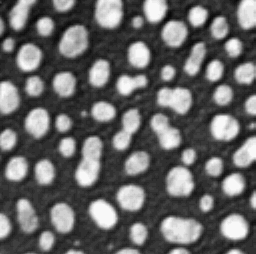
#> input picture materials/data/blobs.png, 256 x 254 px, found by its file name
$ jupyter execute --allow-errors E04_python_foundations_2.ipynb   (shell and % lines are left out)
#> lines starting #> are read from the running program, lines starting #| are printed output that depends on the picture
## Introduction to Python basic syntax - 02

We will move from basic syntax to the powerful libraries that make Python the language of choice for scientific computing and data analysis.

### About this Notebook
We will learn how to work with packages in Python and explore some of the important packages of the scientific Python ecosystem.

Covered packages in this notebook:
- some built-in Python packages (**random, math ...**)
- **NumPy**: Numerical Python for high-performance numerical operations on arrays.
- **scikit-image**: For reading, writing, and processing images.
- **Matplotlib**: For creating publication-quality plots and visualizations.

---
### Lesson 1: Importing Packages

In Python, packages (libraries) are collections of pre-written code (modules) that include functions, classes, and variables designed to help with specific tasks.

Before you can use them, you need to import the libraries. For that we use the `import` keyword.

```python
import package_name
```

**Conventions**:
- We usually import packages at the very top of the notebook/script.
- We give packages a shorter 'alias' to make our code cleaner - some common aliases are `np` for NumPy or `pd` for pandas.
- It is common to import only the parts of a package you need, rather than the whole thing.
- Avoid using package`s names with your own variables/functions.
    ```python

    import numpy as np
    np = 20 # This is a bad practice as it shadows the 'np' library
    ```

[cell 1]
# Import the entire `random` library under its full name.
import random
# To use it: random.function_name()

# Import the `numpy` library and give it an alias 'np'.
import numpy as np
# To use it: np.function_name()

# Import only specific modules or functions (`io`, `filters`) from the `skimage` package.
from skimage import io, filters
# To use them: io.function_name(), filters.function_name()

[cell 2]
# If you try to import a package that is not installed or if you have a typo,
# Python will raise a ModuleNotFoundError.

import pillow as pil

---
---
### Lesson 2: Working with Packages

Objects in Python have attributes (data or properties about the object) and methods (functions that belong to the object).

We access them using dot notation: object.attribute or object.method().

You can use the built-in dir() function to see a list of all available attributes and methods for an object.

[cell 3]
import random
print(dir(random))

[cell 4]
# We use . to access methods and attributes of an object.
# Example use of the random library to simulate rolling two six-sided dice 10 times

for i in range(10):
    dice_roll = random.randint(1,6) # randint is a method of the random library
    print(dice_roll, end=', ')

#### --- Important skill: How to get help ---
- Ways to get help in Jupyter Notebooks:
    - Use the help() function: help(np.mean)
    - Use the ? operator for a quick summary: np.mean?
    - Use the ?? operator to see the source code: np.mean??
    - Hover over the function name with your mouse cursor.
- Official documentation - e.g. for **NumPy:** [https://numpy.org/doc/stable/](https://numpy.org/doc/stable/)
- Forums like Stack Overflow are also very useful.

[cell 5]
import numpy as np
help(np.mean)

#> (a cell that did not finish here is left out)

#> (a cell that did not finish here is left out)

[cell 8]
from skimage import io
print(io.__doc__)

##### --- ***Exercise*** ---

Import library `math` and use it to calculate squared root of defined varible **value**.

[cell 9]
value = 135

# Your code here...

---
---

#### Lesson 3: NumPy

NumPy (Numerical Python) is an essential library in the Python data science ecosystem.

It can handle large multidimensional arrays and matrices.

---

** NumPy arrays vs. Python lists:**

Python lists:
- can store elements of different types
- available without imports
- slow for numerical computation: operations over many elements require Python loops

NumPy Arrays:
- all elements share the same data type
- fast numerical operations: fast and efficient vectorized operations

[cell 10]
import numpy as np

my_list = [1, 2, 3, 4, 5]
my_array = np.array(my_list)

print("This is a Python list:", my_list)
print("This is a NumPy array:", my_array)
print("The type of the array is:", type(my_array))

[cell 11]
# --- Array Math (Vectorization) ---
# This is NumPy's superpower. No for loops needed!

# Let's try to add 10 to every element.
# With a list:
list_result = []
for item in my_list:
    list_result.append(item + 10)
print("List result (with loop):", list_result)

# With a NumPy array:
array_result = my_array + 10
print("Array result (no loop!):", array_result)

[cell 12]
# Compare how long it takes to add 1 to all values of list/numpy array

py_list = list(range(1000))
np_array = np.array(py_list)

# Timing Python list (loop)
[item + 1 for item in py_list]

# Timing NumPy array (vectorized)
np_array + 1

**Why NumPy for images**
- Images are essentially arrays of numbers
    - each pixel corresponds to a numerical value that represents the measured signal
- In microscopy and other scientific imaging, an image can be thought of as a 2D array (for a single channel) or a 3+D array when dealing with color channels, z-stacks, or time series.

[doi link](10.1093/llc/fqy085)

**Multi-dimensionality & array operations**

##### 2D arrays (matrices)

[cell 13]
# NumPy arrays can be multi-dimensional

# A 2D array is a matrix
array_2d = np.array([[1, 2, 3], [4, 5, 6]])
print("2D Array:\n", array_2d)

[cell 14]
# Same vectorized operations apply to 2D arrays without any code changes.
# --- Scalar operations ---
array_plus_10 = array_2d + 10
array_times_2 = array_2d * 2

print(array_plus_10)
print()
print(array_times_2)

[cell 15]
# --- Element-wise array–array operations ---
array_sum = array_2d + array_2d
array_product = array_2d * array_2d  # element-wise multiplication

print('array sum: ', array_sum)
print()
print('array product', array_product)

[cell 16]
# Indexing and slicing in 2D arrays: [row, column]
# reminder: Python indexing strats from 0

print("Input 2d array:\n", array_2d, '\n')

print(array_2d[1, 2],  " -- element at 2nd row, 3rd column\n")

print(array_2d[0, :],  " -- first row\n") # all columns of the first row

print(array_2d[:, 1], " -- second column") # all rows of the second column

print(array_2d[0:2, 0:2], " -- sub-array (first two rows, first two columns)\n")

[cell 17]
# The :: operator is shorthand for step slicing:
arr = np.arange(10)  # [0 1 2 3 4 5 6 7 8 9]

print(arr)
print(arr[::2])   # Every 2nd element -> [0 2 4 6 8]
print(arr[1::2])  # Every 2nd element starting at index 1 -> [1 3 5 7 9]
print(arr[::-1])  # Reverse array -> [9 8 7 6 5 4 3 2 1 0]
print(arr[::-2])  # Every 2nd element in reverse array -> [9 7 5 3 1]

[cell 18]
# in 2D arrays
matrix = np.array([
    [1, 2, 3, 4],
    [5 , 6, 7, 8],
    [9, 10, 11, 12]
    ])

print(matrix)
print()
print(matrix[::2, ::2])

##### --- ***Exercises*** ---

Try to solve these slicing and indexing operations on given 1D array:
- Get every 3rd element.
- Get every other element from index 5 to 15 (including).
- Reverse the array.

[cell 19]
arr_1d = np.array([10, 11, 12, 13, 14, 15, 16, 17, 18, 19, 20, 25, 30, 35, 40, 45, 50])

# your code here

<details>
<summary>Click to see the example solution</summary>

```python
print(
    arr_1d[::3],
    arr_1d[5:16:2],
    arr_1d[::-1],
    sep='\n'
)
```

Try to solve these requests by slicing and indexing operations on given 2D array:
- Extract the first column.
- Extract the last row.
- Get the 2×2 block in the center.
- Get every other row.

[cell 20]
arr_2d = np.array([
    [ 1, 10, 20, 30],
    [-1, 11, 22, 30],
    [ 1, 33, 44,  6],
    [-1, -1, -1, -1]
])

# your code here

<details>
<summary>Click to see the example solution</summary>

```python
print(
    arr_2d[:, 0],
    arr_2d[-1, :],
    arr_2d[1:3, 1:3],
    arr_2d[::2, :],
sep='\n'
)
```

<br><br>

##### More than 2 dimensions

[cell 21]
# You can have arrays with more than 2 dimensions.
array_3d = np.array([[[1, 2], [3, 4]], [[5, 6], [7, 8]]])
print("3D Array:\n", array_3d)

[cell 22]
# Accessing an element in 3D array

print("All z-axis slices at position (1st row, 2nd column):")
print(array_3d[:, 0, 1])   # returns a 1D array along depth

print("\nSingle value at (2nd slice, 1st row, 2nd column):")
print(array_3d[1, 0, 1])   # returns a scalar

print("\nFull 2nd slice:")
print(array_3d[1, :, :])   # returns a 2D array

<br><br>

**NumPy methods and attributes:**

Key attributes:
- `.shape`: Returns a tuple representing the dimensions of the array (e.g., rows and columns for 2D arrays).
- `.size`: Returns the total number of elements in the array.
- `.dtype`: Returns the data type of the elements in the array (e.g., int32, float64).

Difference between type() and .dtype:
- `type()`: This function returns the type of the object itself. For example, if you have a NumPy array, `type()` will return `<class 'numpy.ndarray'>`, indicating that the object is a NumPy array.
- `.dtype`: This attribute is specific to NumPy arrays and indicates the data type of the array elements.

Initializing arrays:
- `np.zeros((shape))`: Creates an array of the given shape, filled with zeros.
- `np.ones((shape))`: Creates an array of the given shape, filled with ones.
- `np.random.rand(shape)`: Creates an array of the given shape, filled with random floats between 0 and 1.
- `np.arange(start, stop, step)`: Creates a 1D array with values from start to stop (exclusive) with a given step.

[cell 23]
# Create an array of zeros. This is useful for creating a blank image.
blank_image = np.zeros(shape=(8, 12), dtype='uint8') # 8 rows (height), 12 columns (width)
blank_image
#print(blank_image)

[cell 24]
print("Shape of the blank image:", blank_image.shape)
print("Data type:", blank_image.dtype)
print("Total number of pixels (size):", blank_image.size)

<br><br>
**NumPy Data Types (dtypes)**

NumPy arrays have a data type (dtype) that determines what kind of values they can hold and how much memory each element uses.

Choosing the right dtype is important for memory efficiency and correct computations, especially with large images or datasets.

*Notes for Image Analysis:*
- Images are often uint8 or uint16 = pixel values ranges from 0–255 or 0-65535.
- For calculations (e.g., averaging, filtering), it’s common to convert to float32 to avoid overflow or rounding errors.
- Label masks (e.g., segmented objects) often use int32 because you may have thousands of objects.
- Boolean arrays are great for masks and logical operations.

| dtype      | Description | Range / Notes | Typical Use |
|------------|-------------|---------------|-------------|
| `uint8`    | Unsigned 8-bit integer | 0 to 255 | Most common for grayscale images, such as single-channel images in microscopy. |
| `uint16`    | Unsigned 16-bit integer   | 0 to 65,535 | Used for higher dynamic range images. |
| `int32`    | Signed 32-bit integer   | -2,147,483,648 to 2,147,483,647 | Useful for counting objects, labels, or intermediate calculations in image analysis. |
| `float32`  | 32-bit floating point   | ~±3.4e38, 7 decimal digits precision | Common for image processing, computations with intensity values, or storing probabilistic /normalized data. |
| `bool`     | Boolean                 | `True` / `False` | Often used for masks, binary images, or filtering conditions. |

**Bit depth of images**

= how many discrete intensity values a pixel can store

A look up table (LUT) / colormap is just a mapping of of these discrete values to a displayed color/shade.

For example:
- 1-bit image = 2**1 discrete values (2), 0 and 1, black and white in grayscale (or any two colors, depending on the LUT)
- 3-bit image = 2**3 discrete values (8), 0 to 7, binary representations: [000, 001, 010, 011, 100, 101, 110, 111]

<br><br>
**NumPy Statistics**

Numpy offers comprehesive list of mathematical functions that can be applied to arrays.

Examples:
- `np.mean()`, `np.median()`, `np.std()`, `np.sum()`, `np.min()`, `np.max()`
- `np.sin()`, `np.cos()`, `np.exp()`, `np.log()`, `np.sqrt()`

[cell 25]
# Generate an array of random intensity values simulating a small image region
random_array = np.random.rand(100, 100) * 255 # 100x100 array with values 0-255

# Calculate basic statistics on the entire array
print("Mean:", np.mean(random_array))
print("Median:", np.median(random_array))
print("Standard deviation:", np.std(random_array))
print("Sum of all elements:", np.sum(random_array))
print("Maximum value", np.max(random_array))

[cell 26]
angles = np.array([0, np.pi/2, np.pi])
print(angles)
print("Sine of angles:", np.sin(angles))
print("Cosine of angles:", np.round(np.cos(angles)))

##### --- ***Exercise*** ---

You are given two NumPy arrays representing the background intensity and the raw signal from an experiment. To get the real signal, you must perform background subtraction.

1. Calculate the mean of the background array.
2. Subtract this mean background value from the raw_signal array to get the corrected_signal array.
3. Print the element from the corrected_signal located at the 2nd row, 3rd column.
4. Find out the difference between brightest and dimmest signal (max-min).

[cell 27]
background = np.array([[10, 12, 11],
                       [11, 10, 12],
                       [12, 11, 10]])

raw_signal = np.array([[55, 67, 88],
                       [58, 69, 94],
                       [51, 62, 83]])

# Your code here

<details>
<summary>Click to see the example solution</summary>

```python
bg_mean = np.mean(background)
print(bg_mean)

corrected_signal = raw_signal-bg_mean
print(corrected_signal)

print(corrected_signal[1,2])

max = np.max(corrected_signal)
min = np.min(corrected_signal)
diff = max - min

print(diff)
```

---
---
### Lesson 5: scikit-image & Matplotlib

#### scikit-image - Image Processing in Python

We have learned that we can work with images as NumPy arrays. On top of that, there are dedicated image-processing packages that provide useful functions for various tasks. For example *Pillow, imageio, OpenCV2, scikit-image*.

During this course, we will mailny use **scikit-image** (imported as `skimage`).

It provides a wide range of algorithms for reading/writing, manipulating, and analyzing images. These functionalities are organized into modules, and we typically import only the functions or submodules needed for a particular task.

Example modules in `skimage`
- `io`: Reading and writing images in different formats (imread, imsave..)
- `filters`: Image filtering and enhancement (e.g., gaussian, sobel, threshold_otsu)
- `measure`: Object measurements and region properties (e.g., label, regionprops)

You can access the full documentation and tutorials here: [scikit-image documentation](https://scikit-image.org/docs/stable/)

#### Matplotlib - plotting data

It is a general purpose plotting library for visualizing many types of data, from simple line plots to complex scientific multi-panel figures.

Documentation: [Matplotlib Pyplot API](https://matplotlib.org/stable/api/_as_gen/matplotlib.pyplot.html)

To access main plotting functions we import the following:

```python
import matplotlib.pyplot as plt
```

For plotting images, the main function is `imshow`.

[cell 28]
# We'll use skimage io module to read an image as a NumPy array.

from skimage import io
loaded_image = io.imread('https://fiji.sc/samples/blobs.png')
#> loaded_image is the input picture: shape (254, 256, 3); min 8, max 248, mean 103.3

# Let's inspect the characteristics
print("The type of our image is:", type(loaded_image))
#| The type of our image is: <class 'numpy.ndarray'>
print("Image shape (height, width):", loaded_image.shape)
#| Image shape (height, width): (254, 256, 3)
print("Image data type (bit depth):", loaded_image.dtype)
#| Image data type (bit depth): uint8

[cell 29]
# We can display images using the imshow function
import matplotlib.pyplot as plt

# We need to reorder axes or get rid of the redundant axis
image = np.squeeze(loaded_image)

# Plot image
plt.imshow(image, cmap='gray')

[cell 30]
# Modified version of the image.
# We can do math on the image because it is a NumPy array!
# Let's add some uniform signal.
new_image = image + 80
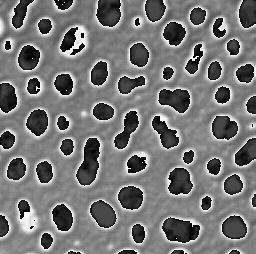
#> new_image: shape (254, 256, 3); min 0, max 248, mean 118.1

plt.imshow(new_image, cmap='gray') # it looks weird

[cell 31]
# Warning: The image is uint8, so pixel values above 255 will overflow!

# Check dtype and max value
print("Original dtype:", image.dtype)
#| Original dtype: uint8
print("Original max pixel value:", image.max())
#| Original max pixel value:


# Check dtype and max value after signal addition
print()
print("Modified dtype:", new_image.dtype)
print("Modified max pixel value:", new_image.max())

[cell 32]
# For proper brightness adjustment, convert to float first
image_float = image.astype(np.float32) # conversion function
new_image_float = image_float + 80
print("Max pixel value:", new_image_float.max())

# Plot
plt.imshow(new_image_float, cmap='gray')

[cell 33]
## To save the modified image, we can use skimage io.imsave

io.imsave('modified_image.tif', new_image_float)

# or specify path
io.imsave('../outputs/modified_image.tif', new_image_float)

[cell 34]
# We can control the plot options to show the image in a nicer way

# Example recipe for a plot:
plt.figure(figsize=(6, 6)) # Create a figure of a specific size
plt.imshow(image, cmap='plasma') # The figure contents
plt.title("Image of Blobs without axes") # Set the title
plt.axis('off') # Control axis
plt.show() # Display the plot

Try to change the colormap (lookup table) in the previous plot.

This [link](https://matplotlib.org/stable/users/explain/colors/colormaps.html) will lead you to available colormaps.

Or you can print the list with code below.

[cell 35]
# Here are available predefined colormaps
print(plt.colormaps())

### Side-by-Side Image Comparison with Matplotlib

Sometimes we want to **show more images simultaneously**. For example to see the effect of processing steps, such as background adjustment, normalization, or filtering.

Matplotlib allows us to display multiple images/graphs in the same figure using **subplots**.

```python
# Create a figure with subplots
fig, axes = plt.subplots(2, 3, figsize=(12, 8))  # 2 rows, 3 columns

# axes is now a 2x3 NumPy array
# You can access each subplot using indexing
axes[0, 0].plot(x, y)
axes[0, 1].imshow(image1, cmap='gray')
axes[1, 0].imshow(image2, cmap='plasma')

# Each Axes has its own titles, labels, limits, and legends
# You can customize each subplot independently
axes[1, 0].set_title("Higher Background Image")

plt.show()
```

*Note: Flattening the axes array (optional)*

If you prefer 1D indexing instead of [row, col], you can flatten the axes array just as here:
```python
axes_flat = axes.flatten()
axes_flat[0].plot(x, y)
axes_flat[5].imshow(image2)
```

[cell 36]
# Let's plot the original and the modified images side-by-side
fig, axes = plt.subplots(1, 2, figsize=(12, 6)) # 1 row, 2 columns of plots

axes[0].imshow(image, cmap='hot', vmin=0) #
axes[0].set_title("Original Image")

axes[1].imshow(new_image_float, cmap='hot', vmin=0)
axes[1].set_title("Higher Background Image")

plt.show()
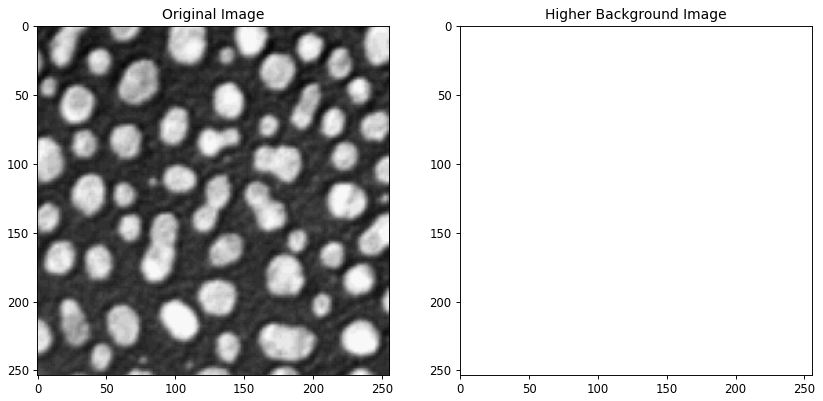
#> figure drawn by matplotlib, 2 panels

**Plotting other types of data**

So far we have visualized images with `imshow`, but **Matplotlib** can also create standard scientific plots, such as:

- Line plots (time series, functions, growth curves)
- Scatter plots (correlation between two measurements)
- Bar charts (grouped comparisons)
- Histograms (distribution of pixel intensities or measurements)

All of these are done with functions from the **`matplotlib.pyplot`** module, most commonly `plt.plot()`.

Each plot typically has the following structure:
1. **Prepare the figure**
   `plt.figure(figsize=(width, height))` → controls size/aspect ratio.
2. **Plot the data**
   `plt.plot(x, y, ...)` → styles can include color, line type, markers, labels.
3. **Customize the plot**
   Add title, axis labels, grid, legend.
4. **Save the figure (optional)**
   Use `plt.savefig("filename.png", dpi=300)` for publication-quality output.
5. **Show the figure**
   `plt.show()` displays it in the Notebook or from a script.

[cell 37]
# Let's create a customized plot and save it.

plt.figure(figsize=(6, 4)) # Control the size and aspect ratio

x = np.linspace(0, 10, 30) # Creates 1D array from 0 to 10 with 30 evenly spaced elements
y = x**2

plt.plot(x, y,
         color='firebrick',         # Change the color
         linestyle='--',            # Set line style
         linewidth=0.75,            # Set the line thickness
         marker='o',                # Add circular markers
         markersize=4,              # Set marker size
         markerfacecolor='white',   # Fill color
         markeredgecolor='black',   # Edge color
         markeredgewidth=0.5,       # Edge width
         label='y = x^2')           # Add a label for the legend

plt.title("A Very Nice Plot", fontsize=16) # Set plot title and parameters
plt.xlabel("X-axis values", fontsize=12) # Set axis title and parameters
plt.ylabel("Y-axis values", fontsize=12) # Set axis title and parameters
plt.grid(True, linestyle=':', alpha=0.6) # Add a subtle grid
plt.legend() # Display the legend (label)

# Save the figure
plt.savefig("../outputs/my_beautiful_plot.png", dpi=300)
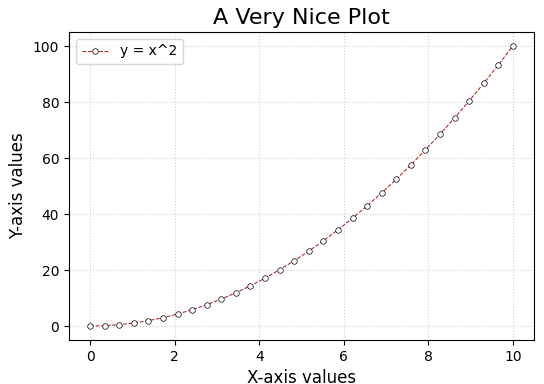
#> figure drawn by matplotlib, 1 panel; curve peaks at x = 10, y = 100

plt.show()
